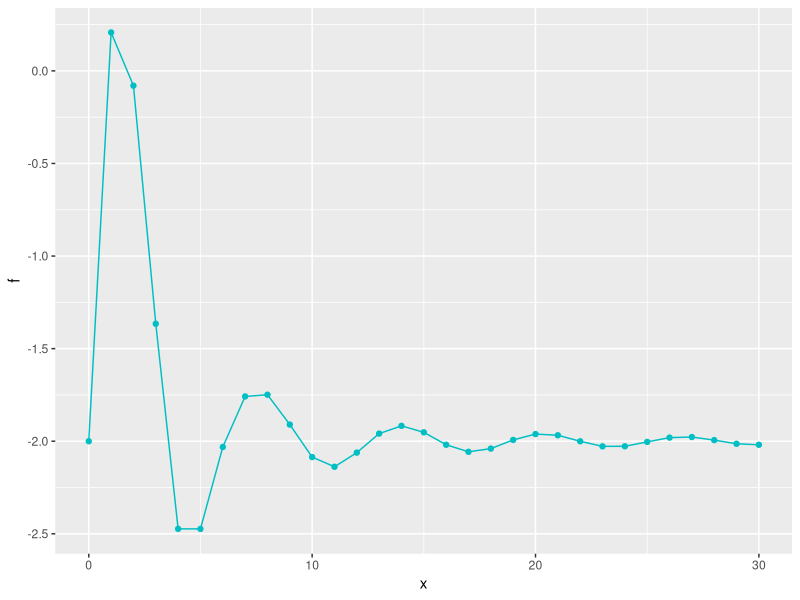
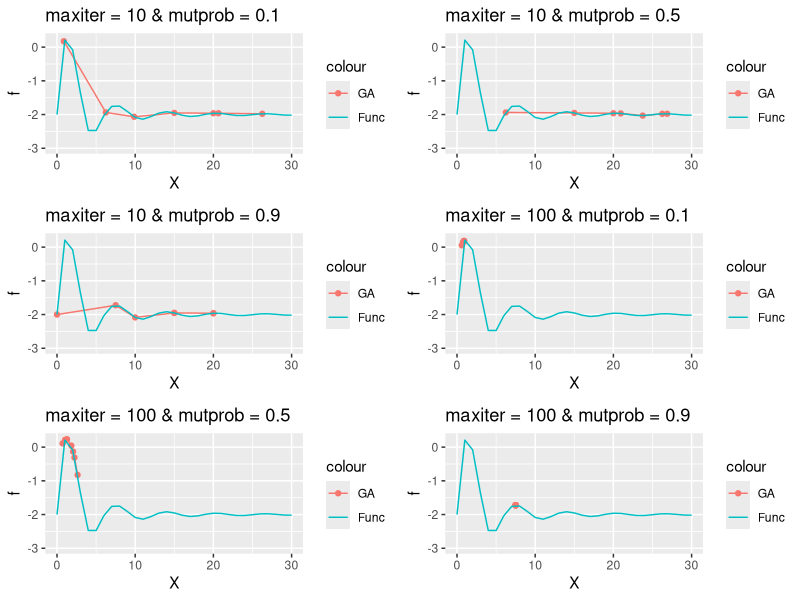
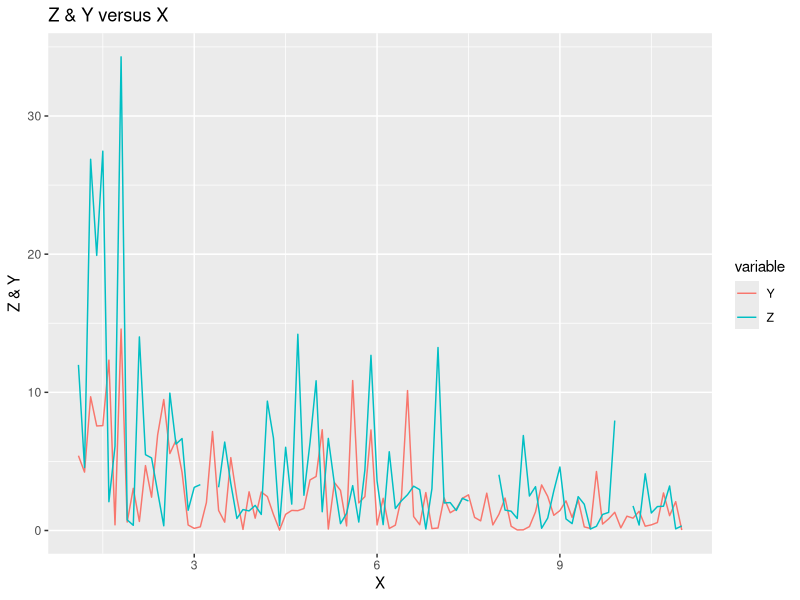
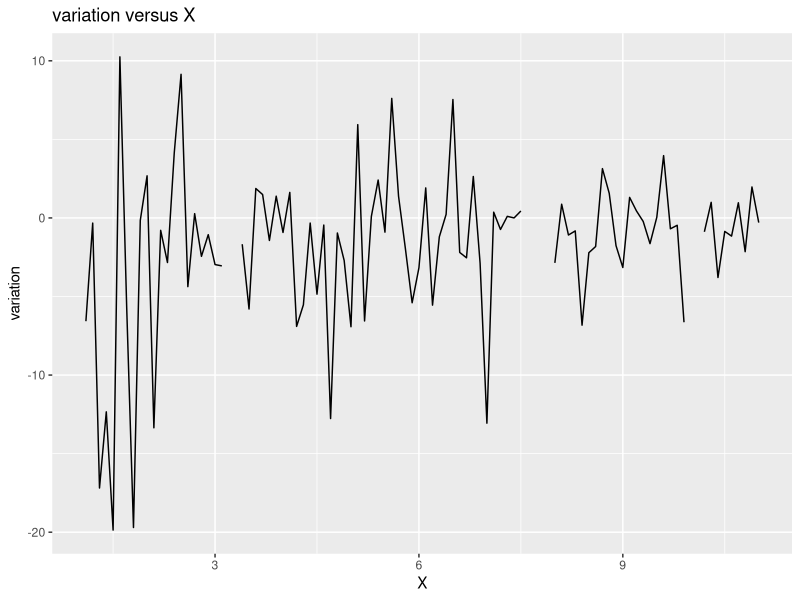
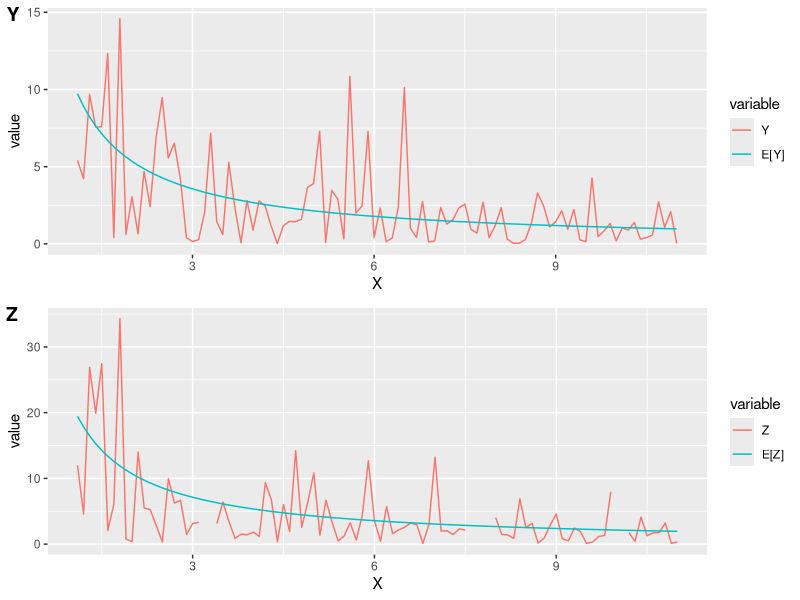

Generate these figures, in order, with R:
## ---- chunk 1
knitr::opts_chunk$set(echo = TRUE, out.height = "280px")
## ---- chunk 2
# library used in this lab
library(ggplot2) # ex 2.1 - time series plot
library(gridExtra) 
## ---- chunk 3
# clean the environment
rm(list=ls())
## ---- chunk 4
# define the function
func = function(x){
  return((x^2/exp(x)) - 2 * exp(-(9 * sin(x))/ (x^2 +x +1)))
}
## ---- chunk 5
# crossover function
crossover = function(x,y){
  kid = (x+y)/2
  return(kid)
}
## ---- chunk 6
# mutate function
mutate = function(x){
  return(x^2 %%30)
}
## ---- chunk 7
#1.4a#############################################################
dataa <- data.frame(x=0:30,f=func(0:30))
plot1.4=ggplot(dataa,aes(x=x,y=f))+
  geom_line(color="#00BFC4")+
  geom_point(color="#00BFC4")   # max x=1
plot1.4
## ---- chunk 8
#1.4b#############################################################
# initial population
X <- seq(0,30,5)

#1.4c#############################################################
# the function values for each population points
Values <- func(X)

#1.4d#############################################################
set.seed(1234567)
func4 <- function(pars, animation = F){
  maxiter = pars$maxiter
  mutprob = pars$mutprob
  name = pars$name
  tX <- X
  for(i in 1:maxiter) {
    samples <- sample(tX, 2, replace = F)
    id <- which.min(func(tX))
    kid <- crossover(samples[1],samples[2])
    if(runif(1)>mutprob){
      kid <- mutate(kid)
    }
    tX[id] <- kid
    tX <- sort(tX)
    if(animation){    # Here we can see the change step by step
      plot(tX,func(tX),type = "b",xlim=c(0,30), ylim = c(-3,0.25),col="Blue")
      lines(x=seq(0,30),y=f(seq(0,30)))
      Sys.sleep(0.2)
    }
  }
  
#1.4e#############################################################
  dt <- data.frame(X=tX,f=func(tX))
  pl = ggplot(dt,aes(x=X,y=f,color="Blue"))+
    geom_point()+
    geom_line()+
    geom_line(data=dataa,aes(x=x,y=f,color="Red"))+
    ylim(-3,0.25)+
    xlim(0,30)+
    ggtitle(name)+
    scale_color_discrete(labels=c("GA","Func"))
  return(pl)
}
## ---- chunk 9
maxiter = c(10,100)
mutprob = c(0.1,0.5,0.9)
names = c("maxiter = 10 & mutprob = 0.1",
          "maxiter = 100 & mutprob = 0.5",
          "maxiter = 10 & mutprob = 0.9",
          "maxiter = 100 & mutprob = 0.1",
          "maxiter = 10 & mutprob = 0.5",
          "maxiter = 100 & mutprob = 0.9")
pairs = data.frame(maxiter=rep(maxiter,3),mutprob=rep(mutprob,2),name=names)
pairs = split(pairs,pairs[,3])

plot(arrangeGrob(grobs=lapply(t(pairs), func4)))
## ---- chunk 10
# clean the environment
rm(list=ls())
# load the data
data2 = read.csv("physical1.csv")
## ---- chunk 11
# Z & Y versus X

data21 <- reshape2::melt(data2, id.va = "X")
ggplot(data = data21,aes(x=X,y=value,color=variable)) +
  geom_line()+
  # geom_line(aes(x = X, y=Y),color = "#F8766D") +
  # geom_line(aes(x = X, y=Z),color = "#00BFC4") +
  ggtitle("Z & Y versus X") +
  ylab("Z & Y")

## ---- chunk 12
ggplot(data = data.frame(X=data2$X,variation=data2$Y-data2$Z), aes(x = X)) +
  geom_line(aes(y = variation)) + 
  ggtitle("variation versus X")
## ---- chunk 13
EM <- function(data2, eps, kmax=500, lda){
  X <- data2$X
  Y <- data2$Y
  Z <- data2$Z
  obs <- !is.na(Z)
  n <- length(X)
  m <- sum(is.na(Z))
  # browser()
  loglik <- function(lda,ldap){
    return(2*sum(log(X))-n*log(lda)-(X%*%Y)/lda-n*log(2*lda)
           -(X[obs]%*%Z[obs])/(2*lda)-m*ldap/lda)
  }
  # initial state
  k <- 0
  llvalprev <- lda*10+10  # make some difference
  llvalcurr <- lda
  llk <- loglik(llvalcurr,llvalprev)
  
  print(c("iter","lda","llk"))
  print(c(k, llvalcurr,llk))

  while ((abs(llvalprev-llvalcurr)>eps) && (k<(kmax+1))){
    llvalprev <- llvalcurr
    # since we already know how to get argmax lda,
    # we can use the solution directly
    llvalcurr <- 1/(4*n)*(2*X%*%Y+X[obs]%*%Z[obs]+2*m*llvalprev)

  	k<-k+1
    llk <- loglik(llvalcurr,llvalprev)
    print(c(k, llvalcurr,llk))
  }
  return(llvalcurr)
}

lda_opt <- EM(data2, eps=0.001, lda=100)
## ---- chunk 14
X <- data2$X
EY <- c(lda_opt)/X
EZ <- 2*EY

data241 <- cbind(data2[,-3],data.frame(EY=EY))
data241 <- reshape2::melt(data241, id.va="X")
p1 <- ggplot(data241, aes(x=X, y=value, color=variable))+
  geom_line()+
  scale_color_discrete(labels=c("Y","E[Y]"))

data242 <- cbind(data2[,-2],data.frame(EY=EZ))
data242 <- reshape2::melt(data242, id.va="X")
p2 <- ggplot(data242, aes(x=X, y=value, color=variable))+
  geom_line()+
  scale_color_discrete(labels=c("Z","E[Z]"))

cowplot::plot_grid(p1, p2, labels = c('Y', 'Z'),ncol=1)
